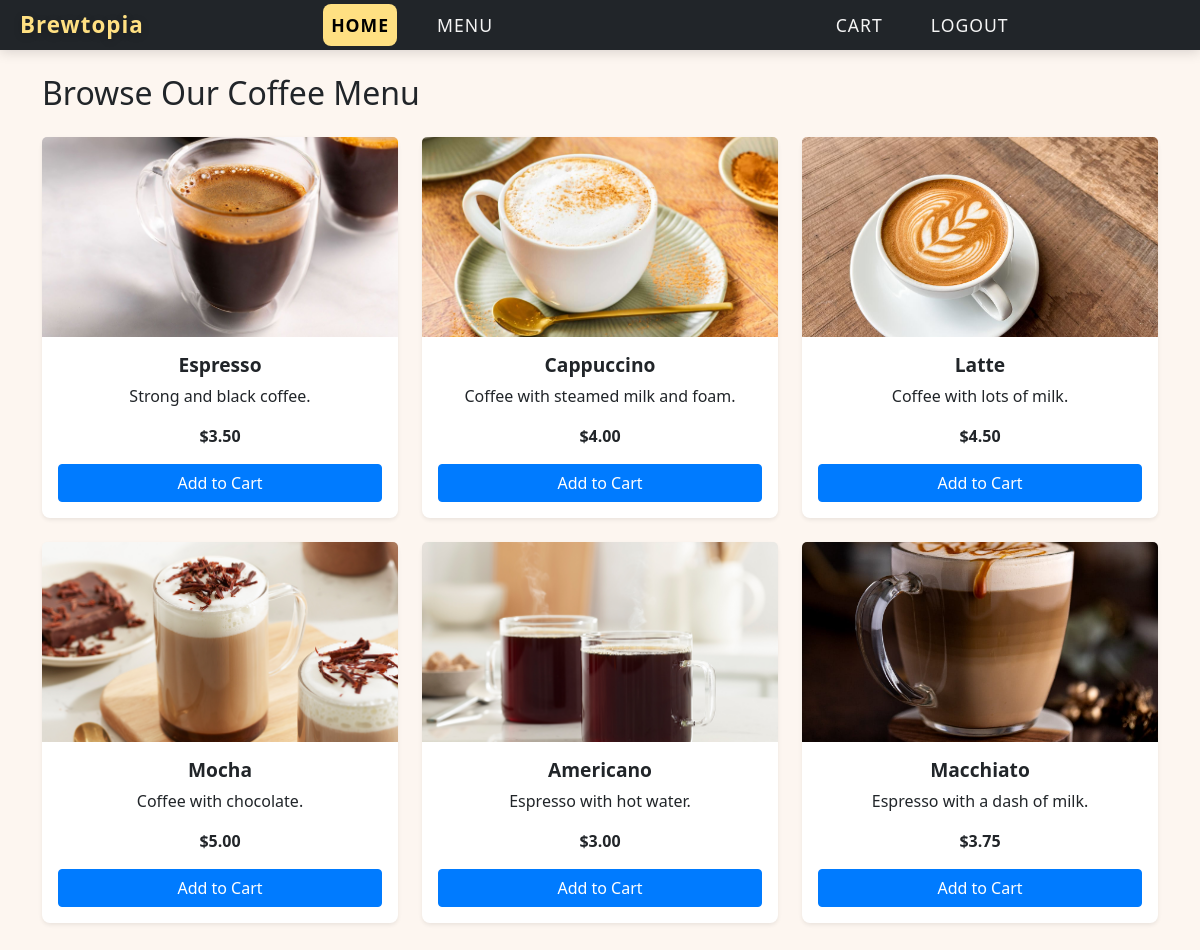
The page /user.php (signed in) on the database its author committed.
### tables this page shows
CREATE TABLE items (
    id INT AUTO_INCREMENT PRIMARY KEY,
    name VARCHAR(100) NOT NULL,
    description TEXT DEFAULT NULL,
    price DECIMAL(6,2) NOT NULL,
    stock INT NOT NULL DEFAULT 0,
    image_url VARCHAR(150) DEFAULT 'images/placeholder.jpg'
);

### user.php (the view, shortened to what this page needs)
<?php
$conn = new mysqli('sqlXXX.infinityfree.com', 'root', '', 'brewtopia');
$sql = "SELECT * FROM items WHERE stock > 0";
$result = $conn->query($sql);
?>
<!DOCTYPE html>
<html lang="en">
<head>
    <link href="https://cdn.jsdelivr.net/npm/bootstrap@5.3.0/dist/css/bootstrap.min.css" rel="stylesheet" />
    <link rel="stylesheet" href="style.css" />
</head>
<body>
    <nav class="navbar navbar-expand-lg navbar-dark bg-dark">
        <div class="container-fluid">
            <a class="navbar-brand" href="user.php">Brewtopia</a>
            <div class="collapse navbar-collapse" id="navbarNavUser">
                <ul class="navbar-nav me-auto mb-2 mb-lg-0">
                    <li class="nav-item"><a class="nav-link active" href="user.php">Home</a></li>
                    <li class="nav-item"><a class="nav-link" href="user.php#menu">Menu</a></li>
                </ul>
                <ul class="navbar-nav">
                    <li class="nav-item">
                        <a class="nav-link position-relative" href="#cartModal" data-bs-toggle="modal">
                            Cart
                        </a>
                    </li>
                    <li class="nav-item">
                        <a class="nav-link" href="logout.php">Logout</a>
                    </li>
                </ul>
            </div>
        </div>
    </nav>
    <main class="container my-4" id="menu">
        <h2 class="mb-4">Browse Our Coffee Menu</h2>
        <div class="row">
            <?php if ($result && $result->num_rows > 0) : ?>
                <?php while ($item = $result->fetch_assoc()) : ?>
                    <div class="col-md-4 mb-4">
                        <div class="card shadow-sm h-100 d-flex flex-column">
                            <img src="<?= !empty($item['image_url']) ? htmlspecialchars($item['image_url']) : 'images/placeholder.jpg' ?>"
                                class="card-img-top" alt="<?= htmlspecialchars($item['name']) ?>">
                            <div class="card-body d-flex flex-column">
                                <h5 class="card-title"><?= htmlspecialchars($item['name']) ?></h5>
                                <p class="card-text flex-grow-1"><?= htmlspecialchars($item['description']) ?></p>
                                <p class="card-text fw-bold">$<?= number_format($item['price'], 2) ?></p>
                                <form method="POST" class="mt-auto">
                                    <button type="submit" name="add_to_cart" class="btn btn-primary w-100">Add to Cart</button>
                                </form>
                            </div>
                        </div>
                    </div>
                <?php endwhile; ?>
            <?php else : ?>
                <p>No items available.</p>
            <?php endif; ?>
        </div>
    </main>
</body>
</html>

### style.css (style rules this page uses)
body { font-family: 'Segoe UI', Tahoma, Geneva, Verdana, sans-serif; margin: 0; padding: 0; background-color: #fdf6f0; }
h2 { margin-top: 1rem; }
.container { margin-top: 2rem; }
.navbar { margin-bottom: 0; box-shadow: 0 2px 12px rgba(0, 0, 0, 0.15); border-radius: 0; background: rgba(62, 39, 35, 0.92); backdrop-filter: blur(8px); padding: 0.25rem 0.5rem; position: sticky; top: 0; z-index: 1030; }
.navbar-brand { font-weight: 700; font-size: 1.4rem; letter-spacing: 1px; color: #ffe082 !important; text-shadow: 0 2px 8px rgba(0, 0, 0, 0.2); padding-top: 0.1rem; padding-bottom: 0.1rem; }
.navbar-nav { flex-direction: row; gap: 2rem; margin: 0 auto; }
.navbar-nav .nav-link { color: #f5f5f5 !important; font-size: 1.1rem; font-weight: 500; letter-spacing: 1px; text-transform: uppercase; padding: 0.5rem 1rem; border-radius: 0.5rem; transition: background 0.2s, color 0.2s; }
.navbar-nav .nav-link:hover, .navbar-nav .nav-link.active { background: #ffcc80; color: #3e2723; font-weight: bold; }
.btn { border-radius: 0.25rem; }
.btn-primary { background-color: #007bff; border-color: #007bff; }
.card { border: none; border-radius: 0.5rem; transition: transform 0.2s ease-in-out; box-shadow: 0 2px 8px rgba(0, 0, 0, 0.1); }
.card-img-top { height: 200px; object-fit: cover; }
.card-body { text-align: center; }
.card-title { font-size: 1.2rem; font-weight: bold; }
.navbar-nav .nav-link { position: relative; color: #f5f5f5 !important; transition: color 0.3s ease; }
.navbar-nav .nav-link::after { content: ''; display: block; width: 0; height: 2px; background: #ffcc80; transition: width 0.3s ease; position: absolute; bottom: 0; left: 0; }
.navbar-nav .nav-link.active { color: #000 !important; background: #ffe082; font-weight: bold; }

### rows shown on the page
items: image_url (picture), name "Espresso", description "Strong and black coffee.", price "3.50"
items: image_url (picture), name "Cappuccino", description "Coffee with steamed milk and foam.", price "4.00"
items: image_url (picture), name "Latte", description "Coffee with lots of milk.", price "4.50"
items: image_url (picture), name "Mocha", description "Coffee with chocolate.", price "5.00"
items: image_url (picture), name "Americano", description "Espresso with hot water.", price "3.00"
items: image_url (picture), name "Macchiato", description "Espresso with a dash of milk.", price "3.75"
